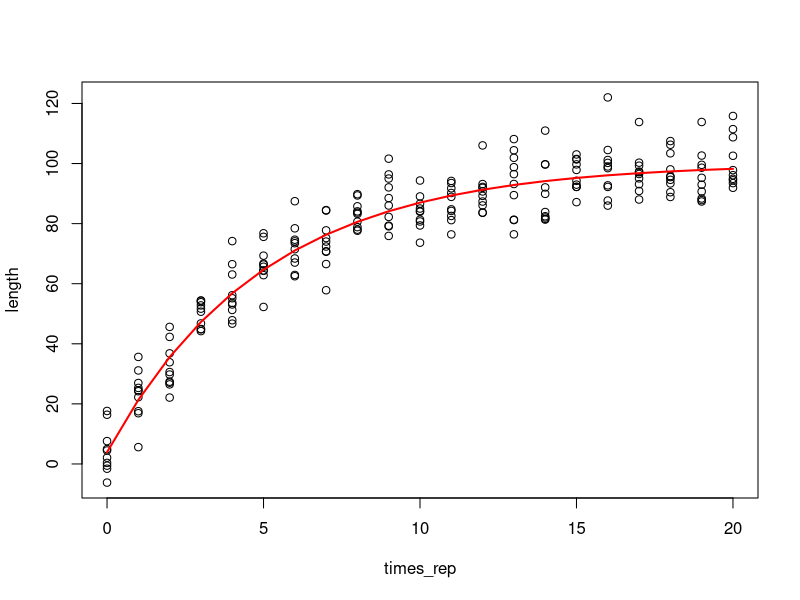

Here is the R script that generated this plot: (Note: this script raises an error after producing the figure.)
 #vB growth curve fit to Pitcher and Macdonald derived seasonal data  
# this version uses base R and boot

vb <- function(age, Linf, K, t0) {
  Linf * (1 - exp(-K * (age - t0)))
}

#
# Set parameters 
#

pars_true <- c(100, 0.2, -0.2)
label <- c("Linf","K","t0")  
sigma_growth <- 8
tmax <- 20

#
# Simulate age at length data, with errors 
#

set.seed(123)
times <- seq(0, 20, by = 1)
n_per_time <- 10  # number of samples at each time point
times_rep <- rep(times, each = n_per_time)
length <- vb(times_rep, pars_true[1], pars_true[2], pars_true[3]) + rnorm(length(times_rep), sd = sigma_growth)

dat <- data.frame(age = times_rep, length = length)

plot(times_rep, length)
#add curve
lines(times_rep, vb(times_rep,pars_true[1], pars_true[2], pars_true[3]), col = "red", lwd = 2)

write.csv(dat, file = "Scripts/vbf-validation-case/example_vb_data.csv", row.names = FALSE)

#
# Fit the model 
#
f.starts <- function(data) {
  start <- c(Linf = max(data$length), K = 0.1, t0 = 0)
  return(start)
}

f.fit <- nls(length~vb(age,Linf,K,t0),data=dat,start=f.starts)
f.fit
summary(f.fit)

f.boot1 <- boot::boot(data = dat, statistic = function(data, indices) {
  d <- data[indices, ]
  fit <- nls(length ~ vb(age, Linf, K, t0), data = d, start = f.starts(d))
  return(coef(fit))
}, R = 1000)

f.boot1
confint <- function(boot_obj, type = "perc") {
  if (type == "perc") {
    return(apply(boot_obj$t, 2, quantile, probs = c(0.025, 0.975)))
  } else {
    stop("Unsupported confidence interval type")
  }
}   

confint(f.boot1, type = "perc")

pred_age <- 5
pred_length <- predict(f.fit, newdata = data.frame(age = pred_age))
cat("Predicted length at age 5:", pred_length, "\n")    

#bootstrap length at age 5
boot_pred <- function(age, boot_obj) {
  pred <- sapply(1:nrow(boot_obj$t), function(i) {
    vb(age, boot_obj$t[i, 1], boot_obj$t[i, 2], boot_obj$t[i, 3])
  })
  return(pred)
}           

boot_length_at_age_5 <- boot_pred(pred_age, f.boot1)
cat("Bootstrap predicted lengths at age 5:", boot_length_at_age_5, "\n")
cat("Mean bootstrap predicted length at age 5:", mean(boot_length_at_age_5), "\n")
cat("95% CI for bootstrap predicted length at age 5:", quantile(boot_length_at_age_5, probs = c(0.025, 0.975)), "\n")

